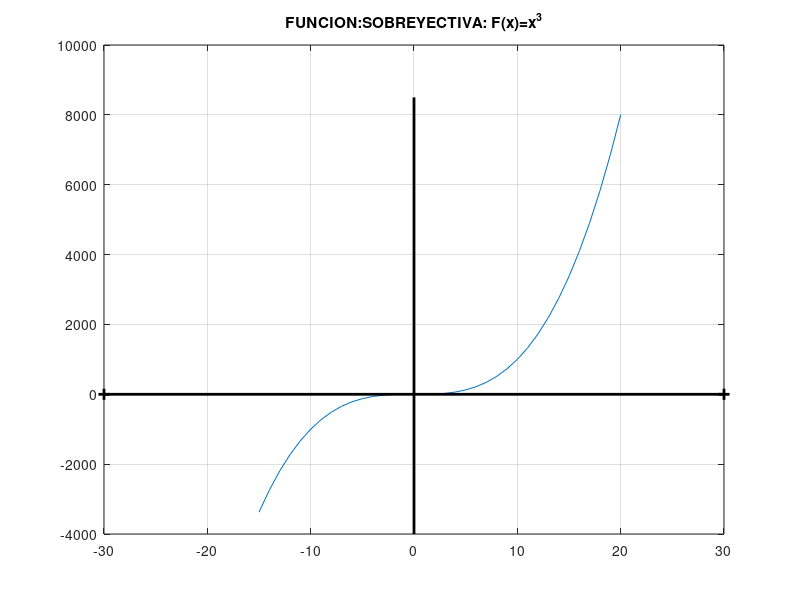

Recreate this plot in MATLAB.
% Octave Scrip
% Title               :A19. F. Inyectiva, Sobreyectiva, Biyectiva     
% Descripcion         :Scrip para graficar funciones
% Author              :Bryan Abner Garcia Cruz
% Date                :14-11-2021
% Notes               :Requiere aplicacion octave
%                     :https://octaveintro.readthedocs.io/en/latest/index.html

%limpiar ventana de comandos
clc
% Ejercicio No.2
disp('Ejercicio No.2');
% Dominio de la funcion
x= [-15:1:20];
%Regla correspondiente a la funcion
fx=(x.^3);
%plotear funcion
plot(x,fx);
hold on
grid on;
plot([-30 30],[0 0],'k+-',"linewidth",2,"markersize",8);
plot([0 0],[-4000 8500],'k-',"linewidth",2);
%Titulo
title(['FUNCION:SOBREYECTIVA: F(x)=x^3']);
% EXPLICACION:
disp('FUNCION BIYECTIVA');
disp('EXPLICACION');
disp('La funcion es Inyectiva debido a que al trazar paralelas solo atraviezan una vez porsus elentos');
disp('Lafuncion es Sobreyectiva debido a que la imagen pasa por cadauno de los puntos de su dominio');
disp('La funcion es Biyectiva ya que cumple con ser Inyectiva y Sobreyectiva simultaneamente');